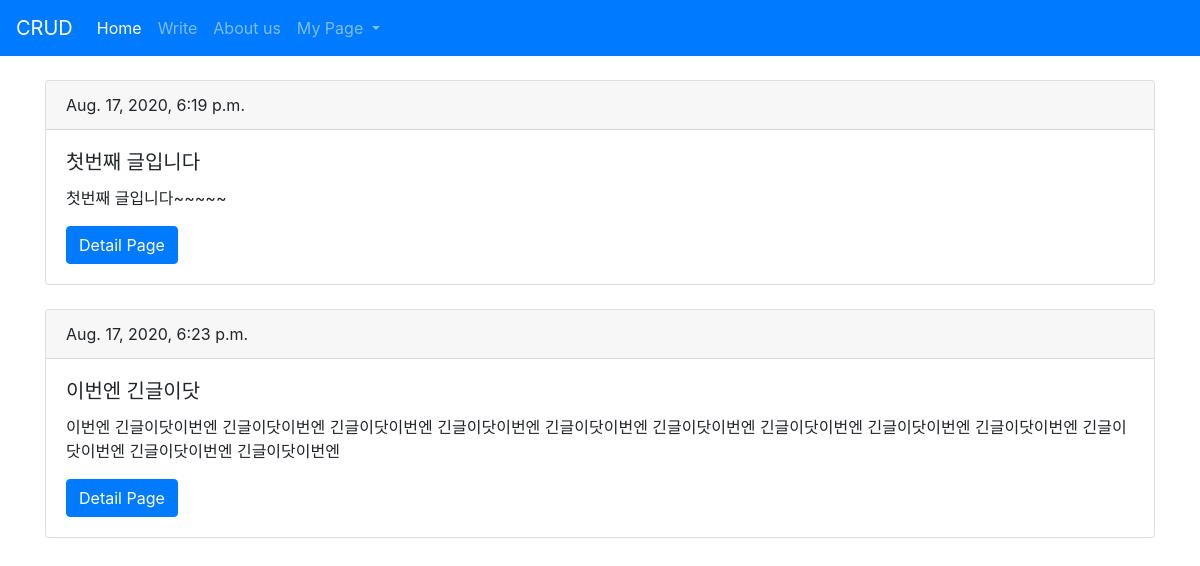
Page /blog/ (signed in) on the committed database.
### blog_app/models.py (models this page shows, shortened)
class Blog(models.Model):
    title = models.CharField(max_length=200)
    body = models.TextField()
    pub_date = models.DateTimeField('date published')
    def summary(self):
        return self.body[:100]

### blog_app/views.py (the view)
# urls.py: path('', blog_app.views.blog_home, name="blog_home"),
@login_required
def blog_home(request):
    blogs = Blog.objects
    context = {
        'blogs' : blogs
    }
    return render(request, 'blog/home.html', context)

### templates/blog/home.html
{% extends 'base.html' %}
{% block content %}
<div class="container">
    {% for blog in blogs.all %}
    <br>
    <div class="card">
        <div class="card-header">
          {{blog.pub_date}}
        </div>
        <div class="card-body">
          <h5 class="card-title">{{blog.title}}</h5>
          <p class="card-text">{{blog.summary}}</p>
          <a href="{% url 'blog_detail' blog.id %}" class="btn btn-primary">Detail Page</a>
        </div>
    </div>
    {% endfor %}
</div>
{% endblock %}

### templates/base.html (shortened to what this page needs)
<!DOCTYPE html>
<html lang="en">
<head>
    <link rel="stylesheet" href="https://stackpath.bootstrapcdn.com/bootstrap/4.5.2/css/bootstrap.min.css">
</head>
<body>
    <nav class="navbar navbar-expand-lg navbar-dark bg-primary">
        <a class="navbar-brand" href="#">CRUD</a>
        <div class="collapse navbar-collapse" id="navbarNavDropdown">
          <ul class="navbar-nav">
            <li class="nav-item active">
              <a class="nav-link" href="{% url 'blog_home' %}">Home<span class="sr-only">(current)</span></a>
            </li>
            <li class="nav-item">
              <a class="nav-link" href="#">Write</a>
            </li>
            <li class="nav-item">
              <a class="nav-link" href="{% url 'blog_about' %}">About us</a>
            </li>
            <li class="nav-item dropdown">
              <a class="nav-link dropdown-toggle" href="#" id="navbarDropdownMenuLink" role="button" data-toggle="dropdown" aria-haspopup="true" aria-expanded="false">
                My Page
              </a>
            </li>
          </ul>
        </div>
      </nav>
      {% block content %}
      {% endblock %}
</body>
</html>

### rows in the picture
Blog: pub_date "Aug. 17, 2020, 6:19 p.m.", title "첫번째 글입니다", summary "첫번째 글입니다~~~~~"
Blog: pub_date "Aug. 17, 2020, 6:23 p.m.", title "이번엔 긴글이닷", summary "이번엔 긴글이닷이번엔 긴글이닷이번엔 긴글이닷이번엔 긴글이닷이번엔 긴글이닷이번엔 긴글이닷이번엔 긴글이닷이번엔 긴글이닷이번엔 긴글이닷이번엔 긴글이닷이번엔 긴글이닷이번엔 긴글이닷이번엔"
